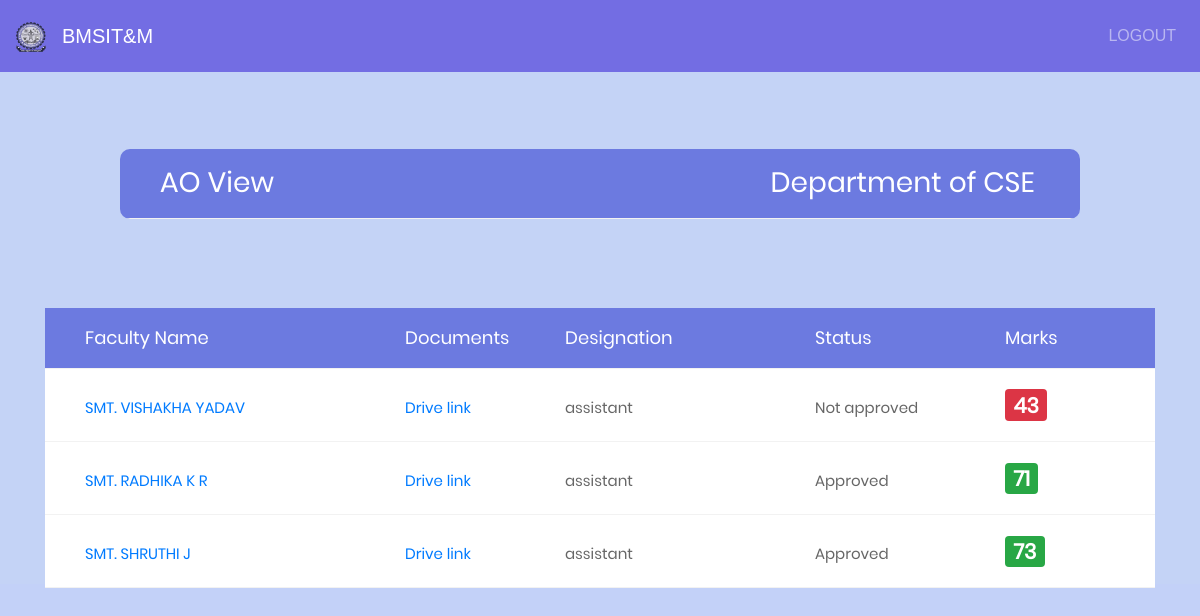
The app's page /ao_approved/CSE with its own data.
### facform1/models.py (models this page shows, shortened)
class Department(models.Model):
	name = models.CharField(max_length=20, blank=True, null=True)

class remarks2(models.Model):
	ta_prin_remarks = models.TextField( blank=True, null=True)
	ta_prin_remarks1 = models.TextField( blank=True, null=True)
	prin_marks1 = models.IntegerField( blank=True, null=True)
	prin_marks2 = models.IntegerField( blank=True, null=True)
	prin_marks3 = models.IntegerField( blank=True, null=True)
	total_marks = models.IntegerField( blank=True, null=True)
	info = models.ForeignKey('User', on_delete=models.CASCADE,null=True)
	department = models.ForeignKey('Department', on_delete=models.CASCADE,null=True)

class User(AbstractUser):
	phone = models.BigIntegerField(null=True)
	department = models.ForeignKey('Department', on_delete=models.CASCADE,null=True)
	designation = models.ForeignKey('Designation', on_delete=models.CASCADE,null=True)
	teach_status = models.BooleanField(default=False)
	hod_status = models.BooleanField(default=False)
	principal_status = models.BooleanField(default=False)
	doc_link = models.CharField(max_length=2000, blank=True, null=True)
	info = models.CharField(max_length=20, blank=True, null=True)
	def __str__(self):
		return self.username

class Designation(models.Model):
	name = models.CharField(max_length=20, blank=True, null=True)
	def __str__(self):
		return self.name

### facform1/views.py (the view)
# urls.py: url(r'^ao_approved/(?P<dept>[\w\-]+)$', views.ao_approved,name="ao_approved"),
def ao_approved(request,dept):
	general = remarks2.objects.filter(department__name=dept)
	dept = {'dept':dept,'general':general}
	return render(request,'ao_approved.html',context=dept)

### templates/ao_approved.html (shortened to what this page needs)
{% load staticfiles %}
<!DOCTYPE html>
{% load staticfiles %}
<html lang="en">
<head>
	<link rel="stylesheet" type="text/css" href="{% static "vendor/bootstrap/css/bootstrap.min.css" %}">
	<link rel="stylesheet" type="text/css" href="{% static "fonts/font-awesome-4.7.0/css/font-awesome.min.css" %}">
	<link rel="stylesheet" type="text/css" href="{% static "vendor/animate/animate.css" %}">
	<link rel="stylesheet" type="text/css" href="{% static "vendor/select2/select2.min.css" %}">
	<link rel="stylesheet" type="text/css" href="{% static "vendor/perfect-scrollbar/perfect-scrollbar.css" %}">
	<link rel="stylesheet" type="text/css" href="{% static "css/util.css" %}">
	<link rel="stylesheet" type="text/css" href="{% static "css/main1.css" %}">
</head>
<body style="background:#c3d1f8">
{% include 'partials/nav_primary.html' %}
<div style="margin-top:-18%;">
	<div class="container-table100">
		<div class="wrap-table100">
				<div class="table">
					<div class="row header">
						<div class="cell">
							<h3>AO View</h3>
						</div>
						<div class="cell">
							<h3>Department of {{dept}}</h3>
						</div>
					</div>
				</div>
					</div>
						</div>
					</div>
	<div style="margin-top:-23%;" class="limiter">
		<div class="container">
			<div class="wrap-table150">
					<div class="table">
						<div class="row header">
							<div class="cell">
								Faculty Name
							</div>
							<div class="cell">
								Documents
							</div>
							<div class="cell">
								Designation
							</div>
              <div class="cell">
								Status
							</div>
              <div class="cell">
								Marks
							</div>
            </div>
            {% for x in general %}
						<div class="row">
							<div class="cell" data-title="Faculty Name">
                <a {% if x.info.designation == 'hod' %} href="/ao_hod_display/{{x.info}}"
                 {% elif x.info.designation.name == 'associate' %} href="/ao_teacher1_display/{{x.info}}"
                 {% elif x.info.designation.name == 'professor' %} href="/ao_teacher1_display/{{x.info}}"
                 {% elif x.info.designation.name == 'assistant' %} href="/ao_teacher_display/{{x.info}}"
                 {% endif %}>{{x.info.first_name}}</a>
              </div>
							<div class="cell" data-title="Documents">
								<a href="{{x.info.doc_link}}">Drive link</a>
							</div>
							<div class="cell" data-title="designation">
								<p>{{x.info.designation}}</p>
							</div>
								<div class="cell" data-title="status">
                  {% if x.total_marks >= 60 %} Approved {% else  %} Not approved {% endif %}
							</div>
              <div class="cell" data-title="Marks">
                {% if x.total_marks >= 60 %}
                <h3><span class="badge badge-success">{{x.total_marks}}</span></h3>
                {% else %}
                <h3><span class="badge badge-danger">{{x.total_marks}}</span></h3>
                {% endif %}
            </div>
						</div>
            {% endfor %}
					</div>
			</div>
		</div>
	</div>
</body>
</html>

### static/css/main1.css (style rules this page uses)
* { margin: 0px; padding: 0px; box-sizing: border-box; }
body, html { height: 100%; font-family: sans-serif; }
a { margin: 0px; transition: all 0.4s; -webkit-transition: all 0.4s; -o-transition: all 0.4s; -moz-transition: all 0.4s; }
h1,h2,h3,h4,h5,h6 { margin: 0px; }
p { margin: 0px; }
.limiter { width: 100%; margin: 0 auto; }
.container-table100 { width: 100%; min-height: 100vh; background: #c4d3f6; display: -webkit-box; display: -webkit-flex; display: -moz-box; display: -ms-flexbox; display: flex; align-items: center; justify-content: center; flex-wrap: wrap; padding: 33px 30px; }
.wrap-table100 { width: 960px; border-radius: 10px; overflow: hidden; }
.table { width: 100%; display: table; margin: 0; }
.row { display: table-row; background: #fff; }
.row.header { color: #ffffff; background: #6c7ae0; }
.cell { display: table-cell; }
.row .cell { font-family: Poppins-Regular; font-size: 15px; color: #666666; line-height: 1.2; font-weight: unset !important; padding-top: 20px; padding-bottom: 20px; border-bottom: 1px solid #f2f2f2; }
.row.header .cell { font-family: Poppins-Regular; font-size: 18px; color: #fff; line-height: 1.2; font-weight: unset !important; padding-top: 19px; padding-bottom: 19px; }
.row .cell:nth-child(1) { width: 360px; padding-left: 40px; }
.row .cell:nth-child(2) { width: 160px; }
.row .cell:nth-child(3) { width: 250px; }
.row .cell:nth-child(4) { width: 190px; }
.table, .row { width: 100% !important; }

### records on screen
Department: name "CSE"
remarks2: info.first_name "SMT. VISHAKHA YADAV", info.designation "assistant", shows "Not approved", total_marks "43"
remarks2: info.first_name "SMT. RADHIKA K R", info.designation "assistant", shows "Approved", total_marks "71"
remarks2: info.first_name "SMT. SHRUTHI J", info.designation "assistant", shows "Approved", total_marks "73"
